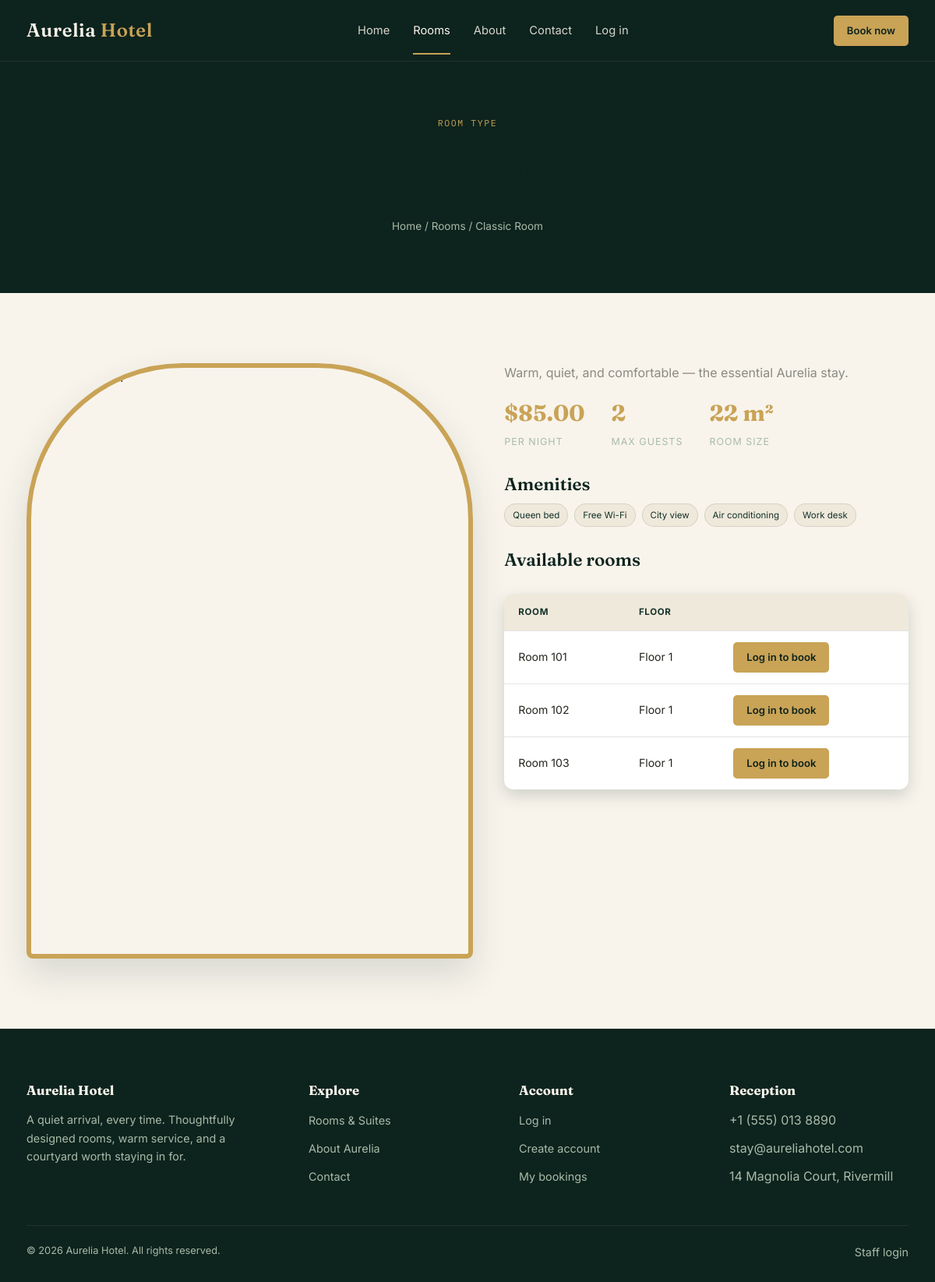
Page /room-details.php?type=1 on the committed database.
### tables this page shows
CREATE TABLE room_types (
  id INT AUTO_INCREMENT PRIMARY KEY,
  name VARCHAR(80) NOT NULL,
  description TEXT,
  base_price DECIMAL(10,2) NOT NULL,
  capacity INT NOT NULL DEFAULT 2,
  size_sqm INT DEFAULT 25,
  amenities TEXT COMMENT 'comma separated list'
);

CREATE TABLE rooms (
  id INT AUTO_INCREMENT PRIMARY KEY,
  room_number VARCHAR(10) NOT NULL UNIQUE,
  room_type_id INT NOT NULL,
  floor INT DEFAULT 1,
  status ENUM('available','maintenance','inactive') DEFAULT 'available',
  image_url VARCHAR(255) DEFAULT NULL,
  created_at TIMESTAMP DEFAULT CURRENT_TIMESTAMP,
  FOREIGN KEY (room_type_id) REFERENCES room_types(id) ON DELETE CASCADE
);

### includes/functions.php (called while the page is built, shortened)
<?php
function h($str) {
    return htmlspecialchars($str ?? '', ENT_QUOTES, 'UTF-8');
}
function isLoggedIn() {
    return isset($_SESSION['user_id']);
}
function money($amount) {
    return CURRENCY . number_format((float)$amount, 2);
}

### room-details.php (the view, shortened to what this page needs)
<?php
require_once __DIR__ . '/config/config.php';
$typeId = (int)($_GET['type'] ?? 0);
$checkIn  = $_GET['check_in']  ?? '';
$checkOut = $_GET['check_out'] ?? '';
$stmt = $pdo->prepare("SELECT * FROM room_types WHERE id = ?");
$stmt->execute([$typeId]);
$roomType = $stmt->fetch();
$stmt = $pdo->prepare("SELECT * FROM rooms WHERE room_type_id = ? AND status='available' ORDER BY room_number");
$stmt->execute([$typeId]);
$rooms = $stmt->fetchAll();
$availableRooms = [];
foreach ($rooms as $room) {
    if ($checkIn && $checkOut) {
        if (isRoomAvailable($pdo, $room['id'], $checkIn, $checkOut)) $availableRooms[] = $room;
    } else {
        $availableRooms[] = $room;
    }
}
$amenities = array_map('trim', explode(',', $roomType['amenities']));
require_once __DIR__ . '/includes/header.php';
?>
<section class="page-hero">
  <div class="container">
    <span class="eyebrow">Room type</span>
    <h1><?= h($roomType['name']) ?></h1>
    <p class="breadcrumbs">Home / Rooms / <?= h($roomType['name']) ?></p>
  </div>
</section>
<section class="section">
  <div class="container hero-grid" style="align-items:flex-start">
    <div class="arch-frame" style="max-width:100%">
      <img src="https://images.unsplash.com/photo-1611892440504-42a792e24d32?q=80&w=900&auto=format&fit=crop" alt="<?= h($roomType['name']) ?>">
    </div>
    <div>
      <p class="lede muted"><?= h($roomType['description']) ?></p>
      <div class="hero-stats" style="margin-top:10px">
        <div><strong><?= money($roomType['base_price']) ?></strong><span>Per night</span></div>
        <div><strong><?= (int)$roomType['capacity'] ?></strong><span>Max guests</span></div>
        <div><strong><?= (int)$roomType['size_sqm'] ?> m&sup2;</strong><span>Room size</span></div>
      </div>
      <h3 class="mt-30">Amenities</h3>
      <div class="tag-row">
        <?php foreach ($amenities as $a): ?><span class="tag"><?= h($a) ?></span><?php endforeach; ?>
      </div>
      <h3 class="mt-30">Available rooms</h3>
      <?php if (empty($availableRooms)): ?>
        <p class="muted">No rooms of this type are free for the selected dates. Try adjusting your dates on the <a href="rooms.php">rooms page</a>.</p>
      <?php else: ?>
        <table class="data-table mt-30">
          <thead><tr><th>Room</th><th>Floor</th><th></th></tr></thead>
          <tbody>
          <?php foreach ($availableRooms as $room): ?>
            <tr>
              <td>Room <?= h($room['room_number']) ?></td>
              <td>Floor <?= (int)$room['floor'] ?></td>
              <td>
                <a class="btn btn-primary btn-sm" href="<?= isLoggedIn() ? 'book-room.php?room=' . $room['id'] . '&check_in=' . h($checkIn) . '&check_out=' . h($checkOut) : 'login.php' ?>">
                  <?= isLoggedIn() ? 'Book this room' : 'Log in to book' ?>
                </a>
              </td>
            </tr>
          <?php endforeach; ?>
          </tbody>
        </table>
      <?php endif; ?>
    </div>
  </div>
</section>
<?php require_once __DIR__ . '/includes/footer.php'; ?>

### assets/css/style.css (style rules this page uses)
:root { --forest: #14312A; --forest-deep: #0D231D; --ivory: #F8F4EC; --ivory-dim: #EFE9DB; --gold: #C9A356; --gold-soft: #E4CE9C; --charcoal: #26251F; --wine: #6E2E2E; --sage: #A9BBAA; --line: rgba(38,37,31,0.12); --font-display: 'Fraunces', Georgia, serif; --font-body: 'Inter', -apple-system, BlinkMacSystemFont, sans-serif; --font-mono: 'IBM Plex Mono', monospace; --radius-arch: 200px 200px 8px 8px; --shadow-soft: 0 20px 45px rgba(20,49,42,0.14); --shadow-hard: 0 8px 20px rgba(20,49,42,0.18); }
*,*::before,*::after { box-sizing:border-box; }
html { scroll-behavior:smooth; }
body { margin:0; font-family:var(--font-body); color:var(--charcoal); background:var(--ivory); line-height:1.6; -webkit-font-smoothing:antialiased; }
img { max-width:100%; display:block; }
a { color:inherit; text-decoration:none; }
h1,h2,h3,h4 { font-family:var(--font-display); color:var(--forest-deep); margin:0 0 .5em; line-height:1.15; }
h1 { font-size:clamp(2.4rem,5vw,4rem); font-weight:600; }
h3 { font-size:1.4rem; font-weight:600; }
p { margin:0 0 1em; }
.container { max-width:1180px; margin:0 auto; padding:0 24px; }
.eyebrow { font-family:var(--font-mono); text-transform:uppercase; letter-spacing:.14em; font-size:.72rem; color:var(--gold); display:inline-block; margin-bottom:14px; }
.btn { display:inline-flex; align-items:center; justify-content:center; gap:8px; padding:14px 28px; border-radius:6px; font-weight:600; font-size:.95rem; border:1px solid transparent; cursor:pointer; transition:transform .18s ease, box-shadow .18s ease, background .18s ease; }
.btn-primary { background:var(--gold); color:var(--forest-deep); }
.btn-sm { padding:8px 16px; font-size:.82rem; border-radius:5px; }
.hero-grid { display:grid; grid-template-columns:1.05fr .95fr; gap:40px; align-items:center; }
.hero-stats { display:flex; gap:34px; margin-top:36px; }
.hero-stats div strong { display:block; font-family:var(--font-display); font-size:1.8rem; color:var(--gold); }
.hero-stats div span { font-size:.78rem; text-transform:uppercase; letter-spacing:.08em; color:var(--sage); }
.arch-frame { position:relative; width:100%; max-width:460px; margin:0 auto; border-radius:var(--radius-arch); overflow:hidden; box-shadow:var(--shadow-soft); border:6px solid var(--gold); aspect-ratio:3/4; }
.arch-frame img { width:100%; height:100%; object-fit:cover; }
.section { padding:90px 0; }
.tag-row { display:flex; flex-wrap:wrap; gap:8px; margin:10px 0 16px; }
.tag { font-size:.72rem; background:var(--ivory-dim); color:var(--forest); padding:5px 10px; border-radius:20px; border:1px solid var(--line); }
.page-hero { background:var(--forest-deep); color:var(--ivory); padding:70px 0 60px; text-align:center; }
.page-hero .eyebrow { display:block; }
.breadcrumbs { color:var(--sage); font-size:.85rem; }
table.data-table { width:100%; border-collapse:collapse; background:#fff; border-radius:12px; overflow:hidden; box-shadow:var(--shadow-hard); }
table.data-table th, table.data-table td { padding:14px 18px; text-align:left; font-size:.88rem; border-bottom:1px solid var(--line); }
table.data-table th { background:var(--ivory-dim); text-transform:uppercase; font-size:.72rem; letter-spacing:.06em; color:var(--forest); }
table.data-table tr:last-child td { border-bottom:none; }
.mt-30 { margin-top:30px }
.muted { color:#8a8a80 }

### rows in the picture
room_types: name "Classic Room", description "Warm, quiet, and comfortable — the essential Aurelia stay.", base_price "$85.00", capacity "2", size_sqm "22", amenities "Queen bed", amenities "Free Wi-Fi", amenities "City view", amenities "Air conditioning", amenities "Work desk"
rooms: room_number "101", floor "1"
rooms: room_number "102", floor "1"
rooms: room_number "103", floor "1"
